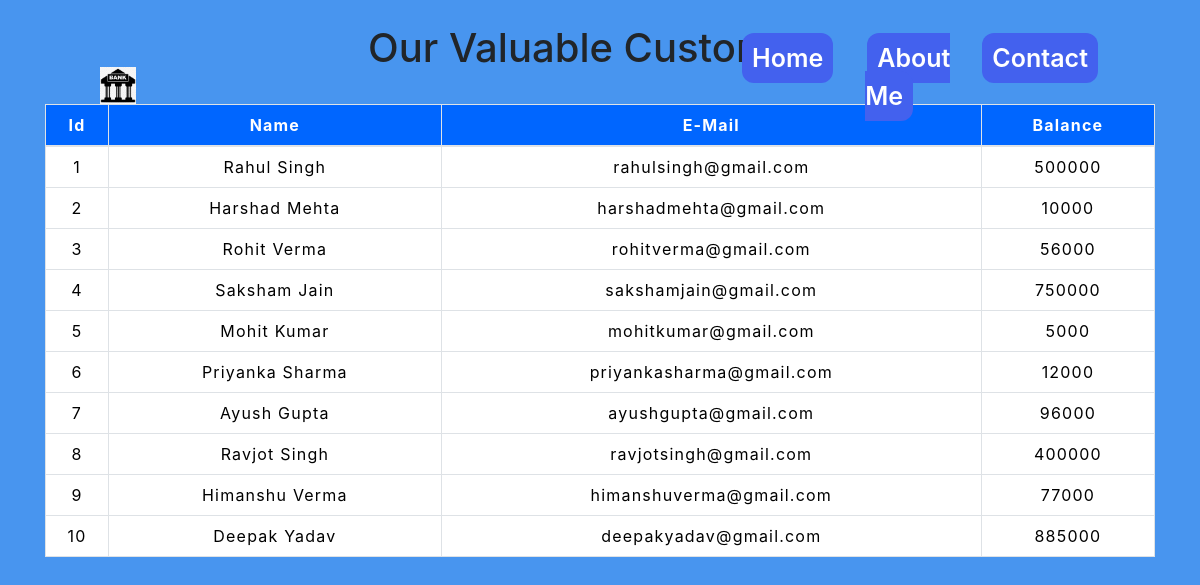
The page /customers.php on the database its author committed.
### tables this page shows
CREATE TABLE `users` (
  `id` int(3) NOT NULL,
  `name` text NOT NULL,
  `email` varchar(30) NOT NULL,
  `balance` int(10) NOT NULL
);

### customers.php (the view, shortened to what this page needs)
<!DOCTYPE html>
<html lang="en">
<head>
    <link rel="stylesheet" href="https://maxcdn.bootstrapcdn.com/bootstrap/4.0.0/css/bootstrap.min.css">
    <link rel="stylesheet" type="text/css" href="css/table.css">
    <link rel="stylesheet" type="text/css" href="css/style.css">
    <link rel="stylesheet" type="text/css" href="css/navbar.css">
</head>
<body style=background-color:#4895ef;>
    <?php
    include 'config.php';
    $sql = "SELECT * FROM users";
    $result = mysqli_query($conn, $sql);
    ?>
    <?php
    include 'navbar.php';
    ?>
    <div class="container">
        <h2 class="text-center pt-4">Our Valuable Customers</h2>
        <br>
        <div class="row">
            <div class="col">
                <div class="table-responsive-sm">
                    <table class="table table-hover table-sm table-striped table-condensed table-bordered">
                        <thead>
                            <tr>
                                <th scope="col" class="text-center py-2">Id</th>
                                <th scope="col" class="text-center py-2">Name</th>
                                <th scope="col" class="text-center py-2">E-Mail</th>
                                <th scope="col" class="text-center py-2">Balance</th>
                            </tr>
                        </thead>
                        <tbody>
                            <?php
                            while ($rows = mysqli_fetch_assoc($result)) {
                            ?>
                                <tr>
                                    <td class="py-2"><?php echo $rows['id'] ?></td>
                                    <td class="py-2"><?php echo $rows['name'] ?></td>
                                    <td class="py-2"><?php echo $rows['email'] ?></td>
                                    <td class="py-2"><?php echo $rows['balance'] ?></td>
                                </tr>
                            <?php
                            }
                            ?>
                        </tbody>
                    </table>
                </div>
            </div>
        </div>
    </div>
</body>
</html>

### navbar.php (shortened to what this page needs)
<!DOCTYPE html>
<html>
<head>
    <link rel="stylesheet" type="text/css" href="css/navbar.css">
</head>
<body>
    <header>
        <a class="navbar-brand" href="index.php"><img src="img/logo.png" id="logo"></a>
        <ul class="navigation">
            <li><a class="bts df" class="nav-link" href="index.php" onclick="toggleMenu();">Home</a></li><br>
            <li><a class="bts df" class="nav-link" href="aboutme.php" onclick="toggleMenu();">About Me</a></li><br>
            <li><a class="bts df" class="nav-link" href="contact.php" onclick="toggleMenu();">Contact</a></li>
        </ul>
    </header>
</body>
</html>

### css/table.css (style rules this page uses)
h2 { font-size: 40px; }
table { letter-spacing: 1.2px; color: white; }
td { text-align: center; color: black; }

### css/style.css (style rules this page uses)
* { padding: 0; margin: 0; box-sizing: border-box; }

### css/navbar.css (style rules this page uses)
header { position: fixed; top: 0; left: 0; width: 100%; padding: 40px 100px; z-index: 10000; display: flex; justify-content: space-between; align-items: center; transition: 0.5s; }
header .navigation { position: relative; display: flex; }
header .navigation li { list-style: none; margin-left: 30px; }
header .navigation li a { text-decoration: none; color: #fff; font-weight: 600; font-size: 25px; }
#logo { width: 6%; margin-left: 0px; }
.bts { background-color: #4361ee; color: black; padding: 10px 10px; font-size: 16px; cursor: pointer; position: relative; margin: 2px; border: none; border-radius: 12px; }

### customers.php (style rules this page uses)
th { background-color: #0066ff; color: white; }
td { background-color: white; color: black; }

### rows shown on the page
users: id "1", name "Rahul Singh", email "rahulsingh@gmail.com", balance "500000"
users: id "2", name "Harshad Mehta", email "harshadmehta@gmail.com", balance "10000"
users: id "3", name "Rohit Verma", email "rohitverma@gmail.com", balance "56000"
users: id "4", name "Saksham Jain", email "sakshamjain@gmail.com", balance "750000"
users: id "5", name "Mohit Kumar", email "mohitkumar@gmail.com", balance "5000"
users: id "6", name "Priyanka Sharma", email "priyankasharma@gmail.com", balance "12000"
users: id "7", name "Ayush Gupta", email "ayushgupta@gmail.com", balance "96000"
users: id "8", name "Ravjot Singh", email "ravjotsingh@gmail.com", balance "400000"
users: id "9", name "Himanshu Verma", email "himanshuverma@gmail.com", balance "77000"
users: id "10", name "Deepak Yadav", email "deepakyadav@gmail.com", balance "885000"
